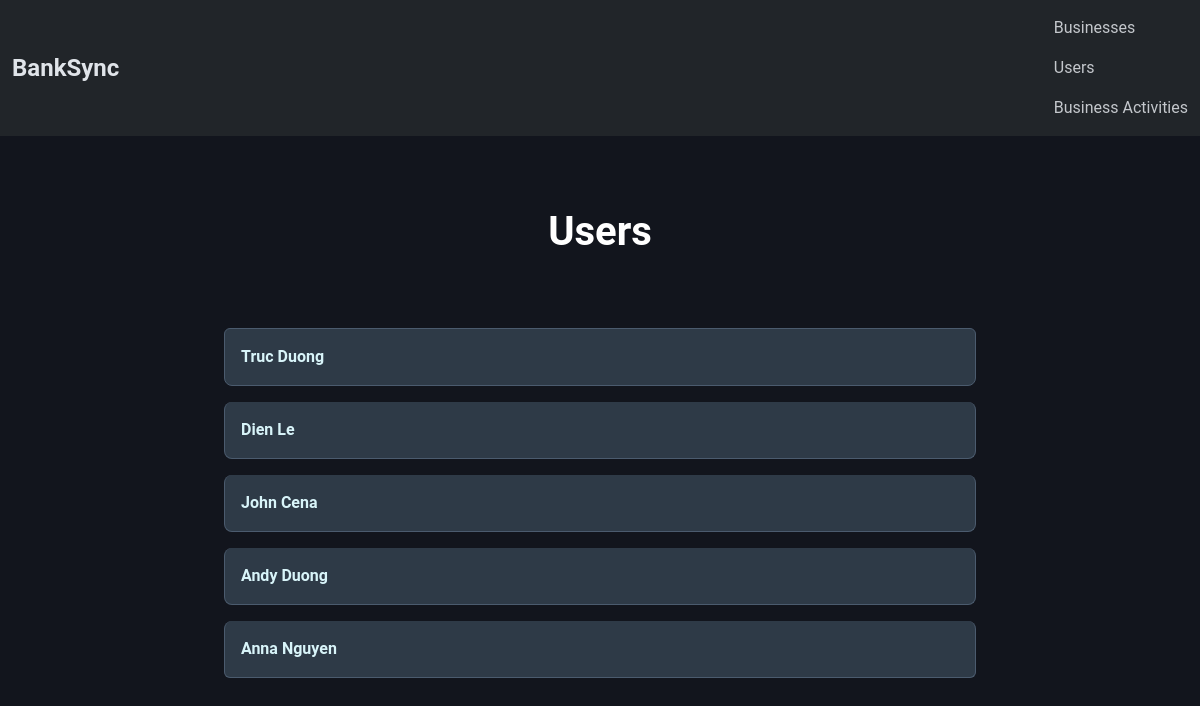
The app's page /bankrec/persons/ with its own data.
### bankrec/models.py (models this page shows, shortened)
class Person(models.Model):
    ROLES = [("individual", "Individual"), ("accountant", "Accountant")]
    first_name = models.CharField(max_length=100)
    last_name = models.CharField(max_length=100)
    email = models.EmailField(blank=True, null=True)
    address = models.TextField()
    role = models.CharField(max_length=20, choices=ROLES)

### bankrec/views.py (the view)
# urls.py: path("persons/", PersonListView.as_view(), name="person_list"),
class PersonListView(ListView):
    model = Person
    template_name = "bankrec/person_list.html"
    context_object_name = "persons"

### bankrec/templates/bankrec/person_list.html (shortened to what this page needs)
{% extends "bankrec/base.html" %}
{% block content %}
<div class="container mt-4">
    <h1 class="text-center">Users</h1>
    {% if persons|length == 0 %}
        <p class="text-center mt-4">No users found. Add a new user to get started!</p>
    {% else %}
        <ul class="list-group mt-4">
            {% for person in persons %}
                <a href="{% url 'person_detail' person.id %}" class="person-link list-group-item">
                    <li>{{ person.first_name }} {{ person.last_name }}</li>
                </a>
            {% endfor %}
        </ul>
    {% endif %}
</div>
{% endblock %}

### static/styles.css (style rules this page uses)
body { background-color: #12151d; color: #e0e4e9; font-family: 'Roboto', sans-serif; margin: 0; padding: 0; }
li { list-style-type: none; }
.text-center { padding: 3rem 1rem; }
.container { max-width: 800px; margin: 0 auto; }
h1 { color: #fff; font-weight: 700; margin-bottom: 1.5rem; }
.list-group-item { background-color: #2e3a47; border: 1px solid #4b5b6e; border-radius: 8px; padding: 1rem; margin-bottom: 1rem; transition: all 0.2s ease-in-out; color: #f1f1f1; }
.person-link { color: #d8f4f9; text-decoration: none; font-weight: 600; transition: color 0.3s ease-in-out; }

### records on screen
Person: first_name "Truc", last_name "Duong"
Person: first_name "Dien", last_name "Le"
Person: first_name "John", last_name "Cena"
Person: first_name "Andy", last_name "Duong"
Person: first_name "Anna", last_name "Nguyen"
